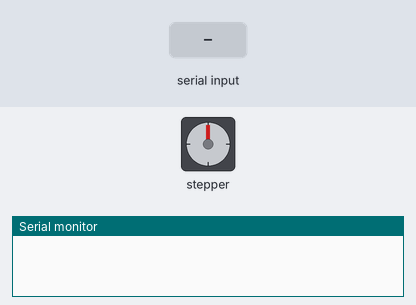
Recording of a sketch running on a simulated Arduino Uno, built with avr-gcc and run on an emulated ATmega328P. On the bench: stepper motor, the last lines printed to the serial monitor. Wiring (inferred from the names in the program): stepper motor driver (200 steps per turn assumed): step pin 10; direction pin 9. The inputs (shaded band) are chosen by the test bench.

Above: at 1.2 s.
1.3 s: "90,45\n" received over Serial
At 1.9 s:
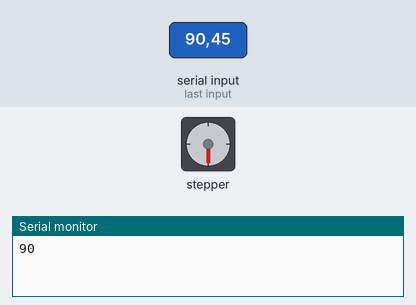
4.3 s: "90\n" received over Serial
At 7.0 s:
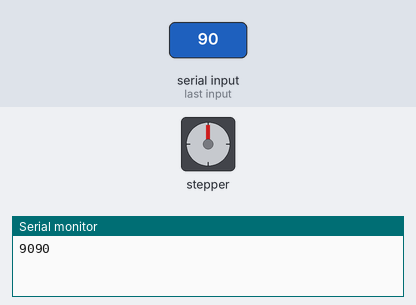
Timing chart, 0 to 8.5 s (numbered marks = the images above; inputs shaded):
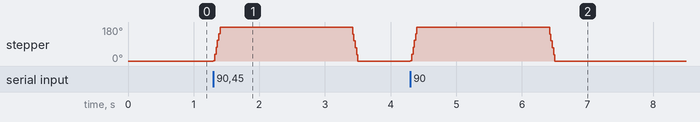

Measured:
- after the input at 1.3 s, stepper: turns 180° clockwise in 0.10 s, then 180° counter-clockwise in 0.10 s
- after the input at 4.3 s, stepper: turns 180° clockwise in 0.10 s, then 180° counter-clockwise in 0.10 s

The sketch:

serial_stepper.ino
```cpp
#define dirPin 9
#define stepPin 10
#define stepsPerRevolution 200
int x;
//int led = 12;

void setup(){
  Serial.begin(115200);
  Serial.setTimeout(1);

  pinMode(stepPin, OUTPUT);
  pinMode(dirPin, OUTPUT);
}

void loop(){
  while(!Serial.available());
  x = Serial.readString().toInt();
  Serial.print(x);
  if(x >= 90){
      digitalWrite(dirPin, HIGH);

    // Spin the stepper motor 1 revolution slowly:
    for (int i = 0; i < 0.5*stepsPerRevolution; i++) {
      // These four lines result in 1 step:
      digitalWrite(stepPin, HIGH);
      delayMicroseconds(500);
      digitalWrite(stepPin, LOW);
      delayMicroseconds(500);
    }
  }

  delay(2000);

  digitalWrite(dirPin, LOW);

    // Spin the stepper motor 1 revolution slowly:
    for (int i = 0; i < 0.5*stepsPerRevolution; i++) {
      // These four lines result in 1 step:
      digitalWrite(stepPin, HIGH);
      delayMicroseconds(500);
      digitalWrite(stepPin, LOW);
      delayMicroseconds(500);
    }

}
```
